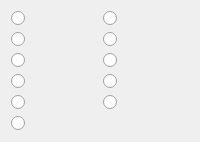
                <widget class="QWidget" name="tab_deco">
                 <attribute name="title">
                  <string>Decorations</string>
                 </attribute>
                 <layout class="QGridLayout" name="gridLayout_21">
                  <item row="1" column="0">
                   <widget class="QRadioButton" name="radioButton_19">
                    <property name="text">
                     <string/>
                    </property>
                    <property name="icon">
                     <iconset resource="../resources/resources.qrc">
                      <normaloff>:/images/images/tiles/squared_tileset/deco/deco_bed.png</normaloff>:/images/images/tiles/squared_tileset/deco/deco_bed.png</iconset>
                    </property>
                    <property name="iconSize">
                     <size>
                      <width>64</width>
                      <height>64</height>
                     </size>
                    </property>
                   </widget>
                  </item>
                  <item row="2" column="1">
                   <widget class="QRadioButton" name="radioButton_24">
                    <property name="text">
                     <string/>
                    </property>
                    <property name="icon">
                     <iconset resource="../resources/resources.qrc">
                      <normaloff>:/images/images/tiles/squared_tileset/deco/deco_wellcovered.png</normaloff>:/images/images/tiles/squared_tileset/deco/deco_wellcovered.png</iconset>
                    </property>
                    <property name="iconSize">
                     <size>
                      <width>64</width>
                      <height>64</height>
                     </size>
                    </property>
                   </widget>
                  </item>
                  <item row="0" column="1">
                   <widget class="QRadioButton" name="radioButton_23">
                    <property name="text">
                     <string/>
                    </property>
                    <property name="icon">
                     <iconset resource="../resources/resources.qrc">
                      <normaloff>:/images/images/tiles/squared_tileset/deco/deco_pillar.png</normaloff>:/images/images/tiles/squared_tileset/deco/deco_pillar.png</iconset>
                    </property>
                    <property name="iconSize">
                     <size>
                      <width>64</width>
                      <height>64</height>
                     </size>
                    </property>
                   </widget>
                  </item>
                  <item row="5" column="0">
                   <widget class="QRadioButton" name="radioButton_21">
                    <property name="text">
                     <string/>
                    </property>
                    <property name="icon">
                     <iconset resource="../resources/resources.qrc">
                      <normaloff>:/images/images/tiles/squared_tileset/deco/deco_well.png</normaloff>:/images/images/tiles/squared_tileset/deco/deco_well.png</iconset>
                    </property>
                    <property name="iconSize">
                     <size>
                      <width>64</width>
                      <height>64</height>
                     </size>
                    </property>
                   </widget>
                  </item>
                  <item row="4" column="0">
                   <widget class="QRadioButton" name="radioButton_20">
                    <property name="text">
                     <string/>
                    </property>
                    <property name="icon">
                     <iconset resource="../resources/resources.qrc">
                      <normaloff>:/images/images/tiles/squared_tileset/deco/deco_foutain.png</normaloff>:/images/images/tiles/squared_tileset/deco/deco_foutain.png</iconset>
                    </property>
                    <property name="iconSize">
                     <size>
                      <width>64</width>
                      <height>64</height>
                     </size>
                    </property>
                   </widget>
                  </item>
                  <item row="0" column="0">
                   <widget class="QRadioButton" name="radioButton_18">
                    <property name="text">
                     <string/>
                    </property>
                    <property name="icon">
                     <iconset resource="../resources/resources.qrc">
                      <normaloff>:/images/images/tiles/squared_tileset/deco/deco_statue.png</normaloff>:/images/images/tiles/squared_tileset/deco/deco_statue.png</iconset>
                    </property>
                    <property name="iconSize">
                     <size>
                      <width>64</width>
                      <height>64</height>
                     </size>
                    </property>
                   </widget>
                  </item>
                  <item row="1" column="1">
                   <widget class="QRadioButton" name="radioButton_28">
                    <property name="text">
                     <string/>
                    </property>
                    <property name="icon">
                     <iconset resource="../resources/resources.qrc">
                      <normaloff>:/images/images/tiles/squared_tileset/deco/deco_chimney.png</normaloff>:/images/images/tiles/squared_tileset/deco/deco_chimney.png</iconset>
                    </property>
                    <property name="iconSize">
                     <size>
                      <width>64</width>
                      <height>64</height>
                     </size>
                    </property>
                   </widget>
                  </item>
                  <item row="3" column="0">
                   <widget class="QRadioButton" name="radioButton_29">
                    <property name="text">
                     <string/>
                    </property>
                    <property name="icon">
                     <iconset resource="../resources/resources.qrc">
                      <normaloff>:/images/images/tiles/squared_tileset/deco/deco_altar.png</normaloff>:/images/images/tiles/squared_tileset/deco/deco_altar.png</iconset>
                    </property>
                    <property name="iconSize">
                     <size>
                      <width>64</width>
                      <height>64</height>
                     </size>
                    </property>
                   </widget>
                  </item>
                  <item row="2" column="0">
                   <widget class="QRadioButton" name="radioButton_30">
                    <property name="text">
                     <string/>
                    </property>
                    <property name="icon">
                     <iconset resource="../resources/resources.qrc">
                      <normaloff>:/images/images/tiles/squared_tileset/deco/deco_welluncovered.png</normaloff>:/images/images/tiles/squared_tileset/deco/deco_welluncovered.png</iconset>
                    </property>
                    <property name="iconSize">
                     <size>
                      <width>64</width>
                      <height>64</height>
                     </size>
                    </property>
                   </widget>
                  </item>
                  <item row="3" column="1">
                   <widget class="QRadioButton" name="radioButton_31">
                    <property name="text">
                     <string/>
                    </property>
                    <property name="icon">
                     <iconset resource="../resources/resources.qrc">
                      <normaloff>:/images/images/tiles/squared_tileset/deco/deco_basin.png</normaloff>:/images/images/tiles/squared_tileset/deco/deco_basin.png</iconset>
                    </property>
                    <property name="iconSize">
                     <size>
                      <width>64</width>
                      <height>64</height>
                     </size>
                    </property>
                   </widget>
                  </item>
                  <item row="4" column="1">
                   <widget class="QRadioButton" name="radioButton_25">
                    <property name="text">
                     <string/>
                    </property>
                    <property name="icon">
                     <iconset resource="../resources/resources.qrc">
                      <normaloff>:/images/images/tiles/squared_tileset/deco/deco_arches.png</normaloff>:/images/images/tiles/squared_tileset/deco/deco_arches.png</iconset>
                    </property>
                    <property name="iconSize">
                     <size>
                      <width>64</width>
                      <height>64</height>
                     </size>
                    </property>
                   </widget>
                  </item>
                 </layout>
                </widget>
